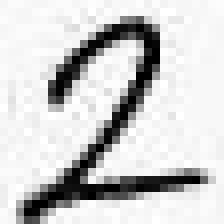
#> input picture two1.jpg, 28 x 28 px (shown 8 times larger)
$ jupyter execute Downsampling.ipynb   (shell and % lines are left out)
#> lines starting #> are read from the running program, lines starting #| are printed output that depends on the picture; after the words box and inside, x2 and y2 are one past the last pixel; in counts of white or black regions, pixels touching at a corner belong together
[cell 1]

import numpy as np
import matplotlib.image as mpi
import matplotlib.pyplot as plt
from scipy.ndimage import morphology as morph
from scipy.signal import fftconvolve
from skimage.transform import rescale, resize, downscale_local_mean

[cell 2]
im = mpi.imread('two1.jpg')
#> im is the input picture: shape (28, 28, 3); min 0, max 255, mean 205.3
plt.imshow(im, cmap = 'gray');

[cell 3]
# Threshold the digit and invert

def rgb2gray(rgb):
    """ Convert an rgb image to grayscale.

        The rgb image must be in a NumPy ndarray.
    """
    return np.dot(rgb[...,:3], [0.2989, 0.5870, 0.1140])

im = rgb2gray(im)
im = -(im - 255)
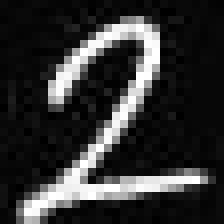
#> im: shape (28, 28) float64 (shown 8 times larger); min 0.0255, max 255, mean 49.7

mask = 1*np.array(im > 50)
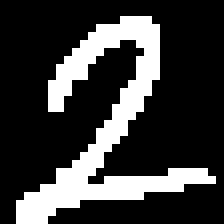
#> mask: shape (28, 28) int64 (shown 8 times larger); values 0 (black) and 1 (white), 23.1% white in thin lines or dots, all inside (x1, y1, x2, y2) = (2, 2, 27, 28)
im = mask*im
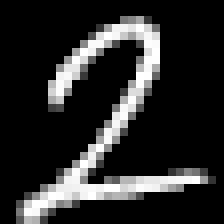
#> im: shape (28, 28) float64 (shown 8 times larger); min 0, max 255, mean 42.2

plt.imshow(im, cmap = 'gray');

[cell 4]
# Downsample to decrease resolution by half

scale = 2

im2 = resize(im, (im.shape[0] // scale, im.shape[1] // scale), anti_aliasing=True)

plt.imshow(im2, cmap = 'gray');
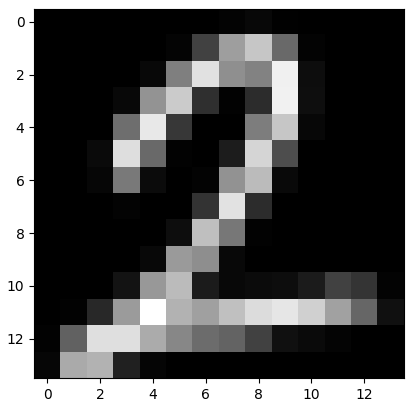
#> figure drawn by matplotlib, 1 panel

[cell 5]
im4 = resize(im, (im.shape[0] // 4, im.shape[1] // 4), anti_aliasing = True)

plt.imshow(im4, cmap = 'gray');
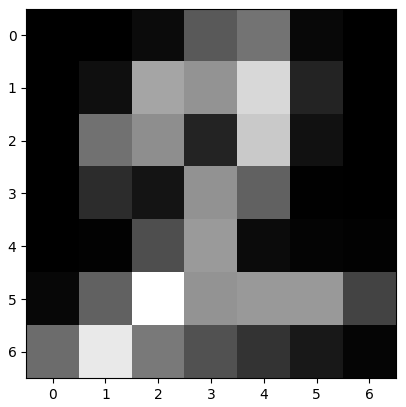
#> figure drawn by matplotlib, 1 panel
